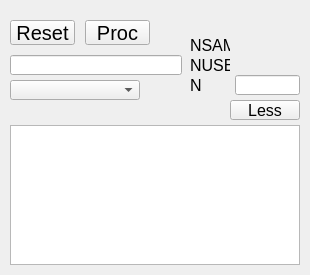
<?xml version="1.0" ?>
<ui version="4.0">
  <class>Dialog</class>
  <widget class="PyDMFrame" name="screen">
    <property name="geometry">
      <rect>
        <x>683</x>
        <y>70</y>
        <width>310</width>
        <height>275</height>
      </rect>
    </property>
    <property name="minimumSize">
      <size>
        <width>310</width>
        <height>275</height>
      </size>
    </property>
    <property name="styleSheet">
      <string notr="true">PyDMFrame#screen {
  color: rgb(0, 0, 0);
  background-color: rgb(218, 218, 218);
  }</string>
    </property>
    <property name="windowTitle">
      <string>compress_more</string>
    </property>
    <layout class="QGridLayout" name="gridLayout" columnstretch="10,65,10,55,10,32,8,40,5,65,10" rowstretch="20,15,10,10,20,5,15,5,20,5,140,10">
      <property name="leftMargin">
        <number>0</number>
      </property>
      <property name="topMargin">
        <number>0</number>
      </property>
      <property name="rightMargin">
        <number>0</number>
      </property>
      <property name="bottomMargin">
        <number>0</number>
      </property>
      <property name="horizontalSpacing">
        <number>0</number>
      </property>
      <property name="verticalSpacing">
        <number>0</number>
      </property>
      <item row="1" column="1" rowspan="2">
        <widget class="PyDMPushButton" name="message_button">
          <property name="geometry">
            <rect>
              <x>10</x>
              <y>20</y>
              <width>65</width>
              <height>25</height>
            </rect>
          </property>
          <property name="sizePolicy">
            <sizepolicy hsizetype="Ignored" vsizetype="Ignored">
              <horstretch>0</horstretch>
              <verstretch>0</verstretch>
            </sizepolicy>
          </property>
          <property name="text">
            <string>Reset</string>
          </property>
          <property name="font">
            <font>
              <pointsize>15</pointsize>
            </font>
          </property>
          <property name="toolTip">
            <string>${P}${Q}.RES</string>
          </property>
          <property name="channel" stdset="0">
            <string>ca://${P}${Q}.RES</string>
          </property>
          <property name="pressValue" stdset="0">
            <string>1</string>
          </property>
          <property name="styleSheet">
            <string notr="true">PyDMPushButton#message_button {
  color: rgb(0, 0, 0);
  background-color: rgb(115, 223, 255);
  }</string>
          </property>
        </widget>
      </item>
      <item row="4" column="1" colspan="5">
        <widget class="PyDMLineEdit" name="text_entry">
          <property name="geometry">
            <rect>
              <x>10</x>
              <y>55</y>
              <width>172</width>
              <height>20</height>
            </rect>
          </property>
          <property name="sizePolicy">
            <sizepolicy hsizetype="Ignored" vsizetype="Ignored">
              <horstretch>0</horstretch>
              <verstretch>0</verstretch>
            </sizepolicy>
          </property>
          <property name="channel" stdset="0">
            <string>ca://${P}${Q}.INP</string>
          </property>
          <property name="toolTip">
            <string>${P}${Q}.INP</string>
          </property>
          <property name="displayFormat" stdset="0">
            <enum>PyDMLineEdit::String</enum>
          </property>
          <property name="font">
            <font>
              <pointsize>12</pointsize>
            </font>
          </property>
          <property name="styleSheet">
            <string notr="true">PyDMLineEdit#text_entry {
  color: rgb(0, 0, 0);
  background-color: rgb(164, 170, 255);
  border: 1px solid black;
  margin: 0px;
  padding: 0px;
  spacing: 0px;
  }</string>
          </property>
        </widget>
      </item>
      <item row="1" column="3" rowspan="2" colspan="2">
        <widget class="PyDMPushButton" name="message_button_1">
          <property name="geometry">
            <rect>
              <x>85</x>
              <y>20</y>
              <width>65</width>
              <height>25</height>
            </rect>
          </property>
          <property name="sizePolicy">
            <sizepolicy hsizetype="Ignored" vsizetype="Ignored">
              <horstretch>0</horstretch>
              <verstretch>0</verstretch>
            </sizepolicy>
          </property>
          <property name="text">
            <string>Proc</string>
          </property>
          <property name="font">
            <font>
              <pointsize>15</pointsize>
            </font>
          </property>
          <property name="toolTip">
            <string>${P}${Q}.PROC</string>
          </property>
          <property name="channel" stdset="0">
            <string>ca://${P}${Q}.PROC</string>
          </property>
          <property name="pressValue" stdset="0">
            <string>1</string>
          </property>
          <property name="styleSheet">
            <string notr="true">PyDMPushButton#message_button_1 {
  color: rgb(0, 0, 0);
  background-color: rgb(115, 223, 255);
  }</string>
          </property>
        </widget>
      </item>
      <item row="6" column="1" rowspan="2" colspan="3">
        <widget class="PyDMEnumComboBox" name="menu">
          <property name="geometry">
            <rect>
              <x>10</x>
              <y>80</y>
              <width>130</width>
              <height>20</height>
            </rect>
          </property>
          <property name="sizePolicy">
            <sizepolicy hsizetype="Ignored" vsizetype="Ignored">
              <horstretch>0</horstretch>
              <verstretch>0</verstretch>
            </sizepolicy>
          </property>
          <property name="toolTip">
            <string>${P}${Q}.ALG</string>
          </property>
          <property name="channel" stdset="0">
            <string>ca://${P}${Q}.ALG</string>
          </property>
          <property name="font">
            <font>
              <pointsize>12</pointsize>
            </font>
          </property>
          <property name="styleSheet">
            <string notr="true">PyDMEnumComboBox#menu {
  color: rgb(0, 0, 0);
  background-color: rgb(115, 223, 255);
  }</string>
          </property>
        </widget>
      </item>
      <item row="4" column="9">
        <widget class="PyDMLabel" name="text_update">
          <property name="geometry">
            <rect>
              <x>235</x>
              <y>55</y>
              <width>65</width>
              <height>20</height>
            </rect>
          </property>
          <property name="sizePolicy">
            <sizepolicy hsizetype="Ignored" vsizetype="Ignored">
              <horstretch>0</horstretch>
              <verstretch>0</verstretch>
            </sizepolicy>
          </property>
          <property name="toolTip">
            <string>PV: ${P}${Q}.NUSE</string>
          </property>
          <property name="channel" stdset="0">
            <string>ca://${P}${Q}.NUSE</string>
          </property>
          <property name="font">
            <font>
              <pointsize>12</pointsize>
            </font>
          </property>
          <property name="alignment">
            <set>Qt::AlignLeading|Qt::AlignLeft|Qt::AlignVCenter</set>
          </property>
          <property name="textInteractionFlags">
            <set>Qt::TextSelectableByKeyboard|Qt::TextSelectableByMouse</set>
          </property>
          <property name="styleSheet">
            <string notr="true">PyDMLabel#text_update {
  color: rgb(10, 0, 184);
  background-color: rgb(218, 218, 218);
  }</string>
          </property>
        </widget>
      </item>
      <item row="2" column="9" rowspan="2">
        <widget class="PyDMLabel" name="text_update_1">
          <property name="geometry">
            <rect>
              <x>235</x>
              <y>35</y>
              <width>65</width>
              <height>20</height>
            </rect>
          </property>
          <property name="sizePolicy">
            <sizepolicy hsizetype="Ignored" vsizetype="Ignored">
              <horstretch>0</horstretch>
              <verstretch>0</verstretch>
            </sizepolicy>
          </property>
          <property name="toolTip">
            <string>PV: ${P}${Q}.NSAM</string>
          </property>
          <property name="channel" stdset="0">
            <string>ca://${P}${Q}.NSAM</string>
          </property>
          <property name="font">
            <font>
              <pointsize>12</pointsize>
            </font>
          </property>
          <property name="alignment">
            <set>Qt::AlignLeading|Qt::AlignLeft|Qt::AlignVCenter</set>
          </property>
          <property name="textInteractionFlags">
            <set>Qt::TextSelectableByKeyboard|Qt::TextSelectableByMouse</set>
          </property>
          <property name="styleSheet">
            <string notr="true">PyDMLabel#text_update_1 {
  color: rgb(10, 0, 184);
  background-color: rgb(218, 218, 218);
  }</string>
          </property>
        </widget>
      </item>
      <item row="8" column="8" colspan="2">
        <widget class="PyDMRelatedDisplayButton" name="related_display">
          <property name="geometry">
            <rect>
              <x>230</x>
              <y>100</y>
              <width>70</width>
              <height>20</height>
            </rect>
          </property>
          <property name="sizePolicy">
            <sizepolicy hsizetype="Ignored" vsizetype="Ignored">
              <horstretch>0</horstretch>
              <verstretch>0</verstretch>
            </sizepolicy>
          </property>
          <property name="toolTip">
            <string>Less</string>
          </property>
          <property name="text">
            <string>Less</string>
          </property>
          <property name="showIcon" stdset="0">
            <bool>false</bool>
          </property>
          <property name="font">
            <font>
              <pointsize>12</pointsize>
            </font>
          </property>
          <property name="styleSheet">
            <string notr="true">PyDMRelatedDisplayButton#related_display {
  color: rgb(255, 255, 255);
  background-color: rgb(51, 153, 0);
  }</string>
          </property>
          <property name="titles" stdset="0">
            <stringlist>
              <string>less</string>
            </stringlist>
          </property>
          <property name="filenames" stdset="0">
            <stringlist>
              <string>compress.ui</string>
            </stringlist>
          </property>
          <property name="macros" stdset="0">
            <stringlist>
              <string>P=${P},Q=${Q}</string>
            </stringlist>
          </property>
          <property name="openInNewWindow" stdset="0">
            <bool>false</bool>
          </property>
        </widget>
      </item>
      <item row="10" column="1" colspan="9">
        <widget class="PyDMWaveformPlot" name="cartesian_plot">
          <property name="geometry">
            <rect>
              <x>10</x>
              <y>125</y>
              <width>290</width>
              <height>140</height>
            </rect>
          </property>
          <property name="sizePolicy">
            <sizepolicy hsizetype="Ignored" vsizetype="Ignored">
              <horstretch>0</horstretch>
              <verstretch>0</verstretch>
            </sizepolicy>
          </property>
          <property name="toolTip">
            <string>cartesian_plot</string>
          </property>
          <property name="title" stdset="0">
            <string/>
          </property>
          <property name="curves" stdset="0">
            <stringlist>
              <string>{&quot;name&quot;: &quot;curve 1&quot;, &quot;y_channel&quot;: &quot;ca://${P}${Q}&quot;, &quot;color&quot;: &quot;#000000&quot;, &quot;lineStyle&quot;: 1, &quot;lineWidth&quot;: 1, &quot;symbolSize&quot;: 10, &quot;redraw_mode&quot;: 2, &quot;block_size&quot;: 1200, &quot;x_channel&quot;: null}</string>
            </stringlist>
          </property>
          <property name="autoRangeX" stdset="0">
            <bool>true</bool>
          </property>
          <property name="autoRangeY" stdset="0">
            <bool>true</bool>
          </property>
          <property name="axisColor" stdset="0">
            <color>
              <red>0</red>
              <green>0</green>
              <blue>0</blue>
            </color>
          </property>
          <property name="backgroundColor" stdset="0">
            <color>
              <red>255</red>
              <green>255</green>
              <blue>255</blue>
            </color>
          </property>
        </widget>
      </item>
      <item row="4" column="7">
        <widget class="QLabel" name="text">
          <property name="geometry">
            <rect>
              <x>190</x>
              <y>55</y>
              <width>40</width>
              <height>20</height>
            </rect>
          </property>
          <property name="sizePolicy">
            <sizepolicy hsizetype="Ignored" vsizetype="Ignored">
              <horstretch>0</horstretch>
              <verstretch>0</verstretch>
            </sizepolicy>
          </property>
          <property name="text">
            <string>NUSE</string>
          </property>
          <property name="font">
            <font>
              <pointsize>12</pointsize>
            </font>
          </property>
          <property name="brush" stdset="0">
            <brush brushstyle="SolidPattern">
              <color alpha="255">
                <red>0</red>
                <green>0</green>
                <blue>0</blue>
              </color>
            </brush>
          </property>
          <property name="toolTip">
            <string>text</string>
          </property>
          <property name="alignment">
            <set>Qt::AlignLeading|Qt::AlignLeft|Qt::AlignVCenter</set>
          </property>
          <property name="styleSheet">
            <string notr="true">QLabel#text {
  color: rgb(0, 0, 0);
  }</string>
          </property>
        </widget>
      </item>
      <item row="2" column="7" rowspan="2">
        <widget class="QLabel" name="text_1">
          <property name="geometry">
            <rect>
              <x>190</x>
              <y>35</y>
              <width>40</width>
              <height>20</height>
            </rect>
          </property>
          <property name="sizePolicy">
            <sizepolicy hsizetype="Ignored" vsizetype="Ignored">
              <horstretch>0</horstretch>
              <verstretch>0</verstretch>
            </sizepolicy>
          </property>
          <property name="text">
            <string>NSAM</string>
          </property>
          <property name="font">
            <font>
              <pointsize>12</pointsize>
            </font>
          </property>
          <property name="brush" stdset="0">
            <brush brushstyle="SolidPattern">
              <color alpha="255">
                <red>0</red>
                <green>0</green>
                <blue>0</blue>
              </color>
            </brush>
          </property>
          <property name="toolTip">
            <string>text_1</string>
          </property>
          <property name="alignment">
            <set>Qt::AlignLeading|Qt::AlignLeft|Qt::AlignVCenter</set>
          </property>
          <property name="styleSheet">
            <string notr="true">QLabel#text_1 {
  color: rgb(0, 0, 0);
  }</string>
          </property>
        </widget>
      </item>
      <item row="5" column="9" rowspan="2">
        <widget class="PyDMLineEdit" name="text_entry_1">
          <property name="geometry">
            <rect>
              <x>235</x>
              <y>75</y>
              <width>65</width>
              <height>20</height>
            </rect>
          </property>
          <property name="sizePolicy">
            <sizepolicy hsizetype="Ignored" vsizetype="Ignored">
              <horstretch>0</horstretch>
              <verstretch>0</verstretch>
            </sizepolicy>
          </property>
          <property name="channel" stdset="0">
            <string>ca://${P}${Q}.N</string>
          </property>
          <property name="toolTip">
            <string>${P}${Q}.N</string>
          </property>
          <property name="displayFormat" stdset="0">
            <enum>PyDMLineEdit::String</enum>
          </property>
          <property name="font">
            <font>
              <pointsize>12</pointsize>
            </font>
          </property>
          <property name="styleSheet">
            <string notr="true">PyDMLineEdit#text_entry_1 {
  color: rgb(0, 0, 0);
  background-color: rgb(115, 223, 255);
  border: 1px solid black;
  margin: 0px;
  padding: 0px;
  spacing: 0px;
  }</string>
          </property>
        </widget>
      </item>
      <item row="5" column="7" rowspan="2">
        <widget class="QLabel" name="text_2">
          <property name="geometry">
            <rect>
              <x>190</x>
              <y>75</y>
              <width>40</width>
              <height>20</height>
            </rect>
          </property>
          <property name="sizePolicy">
            <sizepolicy hsizetype="Ignored" vsizetype="Ignored">
              <horstretch>0</horstretch>
              <verstretch>0</verstretch>
            </sizepolicy>
          </property>
          <property name="text">
            <string>N</string>
          </property>
          <property name="font">
            <font>
              <pointsize>12</pointsize>
            </font>
          </property>
          <property name="brush" stdset="0">
            <brush brushstyle="SolidPattern">
              <color alpha="255">
                <red>0</red>
                <green>0</green>
                <blue>0</blue>
              </color>
            </brush>
          </property>
          <property name="toolTip">
            <string>text_2</string>
          </property>
          <property name="alignment">
            <set>Qt::AlignLeading|Qt::AlignLeft|Qt::AlignVCenter</set>
          </property>
          <property name="styleSheet">
            <string notr="true">QLabel#text_2 {
  color: rgb(0, 0, 0);
  }</string>
          </property>
        </widget>
      </item>
    </layout>
    <zorder>message_button</zorder>
    <zorder>text_entry</zorder>
    <zorder>message_button_1</zorder>
    <zorder>menu</zorder>
    <zorder>text_update</zorder>
    <zorder>text_update_1</zorder>
    <zorder>related_display</zorder>
    <zorder>cartesian_plot</zorder>
    <zorder>text</zorder>
    <zorder>text_1</zorder>
    <zorder>text_entry_1</zorder>
    <zorder>text_2</zorder>
  </widget>
  <customwidgets>
    <customwidget>
      <class>PyDMPushButton</class>
      <extends>QPushButton</extends>
      <header>pydm.widgets.pushbutton</header>
    </customwidget>
    <customwidget>
      <class>PyDMLineEdit</class>
      <extends>QLineEdit</extends>
      <header>pydm.widgets.line_edit</header>
    </customwidget>
    <customwidget>
      <class>PyDMEnumComboBox</class>
      <extends>QComboBox</extends>
      <header>pydm.widgets.enum_combo_box</header>
    </customwidget>
    <customwidget>
      <class>PyDMLabel</class>
      <extends>QLabel</extends>
      <header>pydm.widgets.label</header>
    </customwidget>
    <customwidget>
      <class>PyDMRelatedDisplayButton</class>
      <extends>QPushButton</extends>
      <header>pydm.widgets.related_display_button</header>
    </customwidget>
    <customwidget>
      <class>PyDMWaveformPlot</class>
      <extends>QGraphicsView</extends>
      <header>pydm.widgets.waveformplot</header>
    </customwidget>
    <customwidget>
      <class>PyDMFrame</class>
      <extends>QFrame</extends>
      <header>pydm.widgets.frame</header>
    </customwidget>
  </customwidgets>
</ui>
